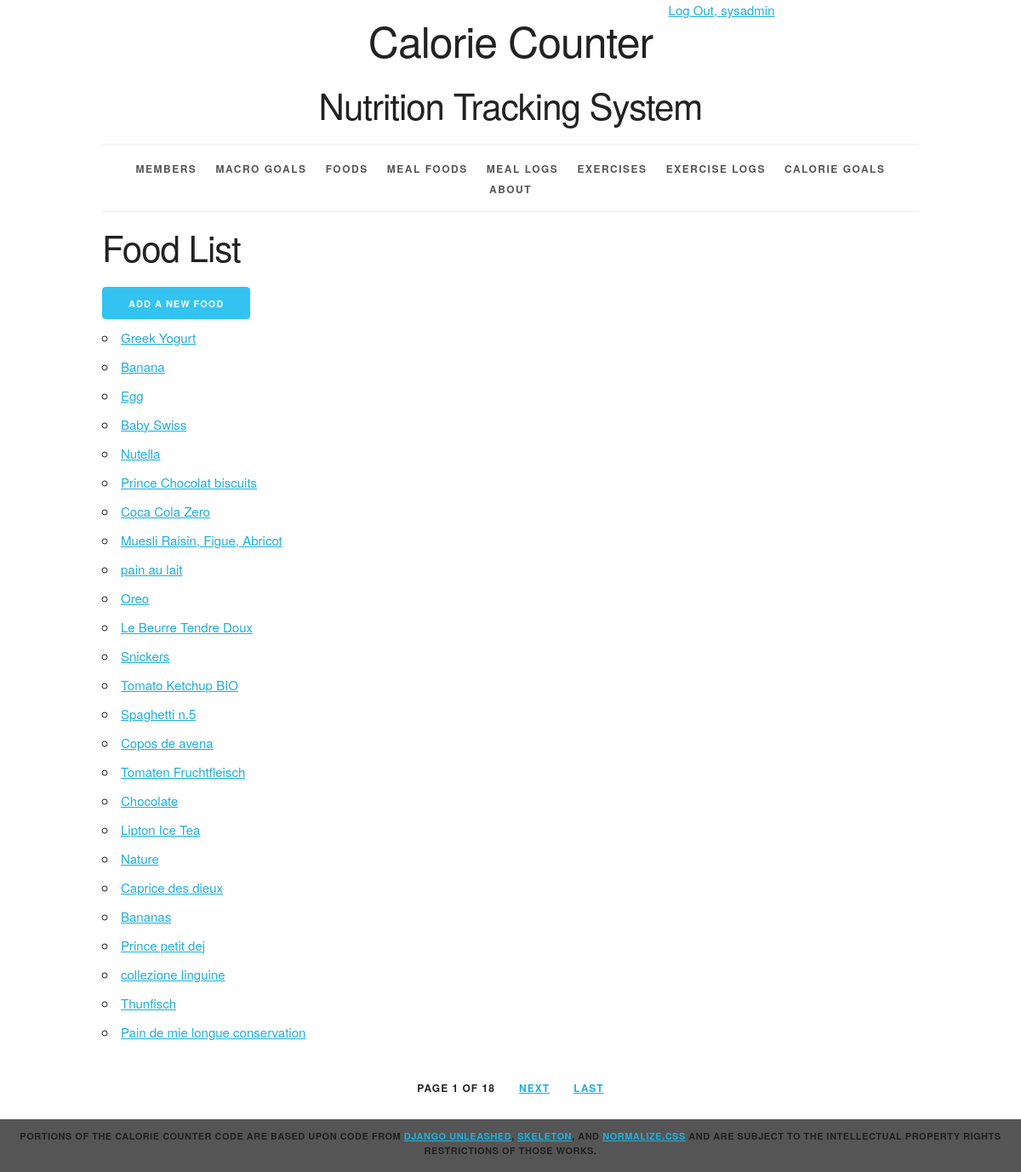
Page /food/ (signed in) on the committed database.
### calorie_counter/models.py (models this page shows, shortened)
class Food(models.Model):
    id = models.AutoField(primary_key=True)
    name = models.CharField(max_length=50)
    calories_per_serving = models.IntegerField()
    protein_grams = models.IntegerField()
    carbohydrates_grams = models.IntegerField()
    fat_grams = models.IntegerField()
    def __str__(self):
        return '%s' % self.name
    def get_absolute_url(self):
        return reverse('calorie_counter_food_detail_urlpattern',
                       kwargs={'pk': self.pk}
                       )
    class Meta:
        constraints = [
            models.UniqueConstraint(fields=['name'], name='unique_food')
        ]

### calorie_counter/views.py (the view)
class FoodList(LoginRequiredMixin, PermissionRequiredMixin, PageLinksMixin, ListView):
    paginate_by = 25
    model = Food
    permission_required = 'calorie_counter.view_food'

### calorie_counter/utils.py (called while the page is built)
    def _page_urls(self, page_number):
        return "?{pkw}={n}".format(
            pkw=self.page_kwarg,
            n=page_number)

    def first_page(self, page):
        if page.number > 1:
            return self._page_urls(1)
        return None

    def previous_page(self, page):
        if (page.has_previous()
                and page.number > 2):
            return self._page_urls(
                page.previous_page_number())
        return None

    def next_page(self, page):
        last_page = page.paginator.num_pages
        if (page.has_next()
                and page.number < last_page - 1):
            return self._page_urls(
                page.next_page_number())
        return None

    def last_page(self, page):
        last_page = page.paginator.num_pages
        if page.number < last_page:
            return self._page_urls(last_page)
        return None

    def get_context_data(self, **kwargs):
        context = super().get_context_data(
            **kwargs)
        page = context.get('page_obj')
        if page is not None:
            context.update({
                'first_page_url':
                    self.first_page(page),
                'previous_page_url':
                    self.previous_page(page),
                'next_page_url':
                    self.next_page(page),
                'last_page_url':
                    self.last_page(page),
            })
        return context

### calorie_counter/templates/calorie_counter/food_list.html (shortened to what this page needs)
{%  extends 'calorie_counter/base.html' %}
{%  block content %}
    <h2> Food List </h2>
    <div>
        <a href="{% url 'calorie_counter_food_create_urlpattern' %}"
      class="button button-primary"> Add a new food</a>
    </div>
    <ul>
        {% for food in food_list %}
            <li>
                <a href="{{ food.get_absolute_url }}"> {{ food }} </a>
            </li>
        {%  empty   %}
            <li><em>There are currently no foods.</em></li>
        {% endfor %}
    </ul>
{%  endblock %}

### calorie_counter/templates/calorie_counter/base.html (shortened to what this page needs)
{% load static %}
<!DOCTYPE html>
<html lang="en">
<head>
    <link rel="stylesheet" type="text/css"
          href="{% static 'calorie_counter/normalize.css' %}">
    <link rel="stylesheet" type="text/css"
          href="{% static 'calorie_counter/skeleton.css' %}">
    <link rel="stylesheet" type="text/css"
          href="{% static 'calorie_counter/style.css' %}">
</head>
<body>
<div class="container">
    <div class="status row">
            <div class="offset-by-eight four columns">
                <ul class="inline">
                    {% if user.is_authenticated %}
                        <li><a href="{% url 'logout_urlpattern' %}">
                            Log Out, {{ user.get_username }}</a></li>
                    {% else %}
                        <li><a href="{% url 'login_urlpattern' %}">
                            Log In</a></li>
                    {% endif %}
                </ul>
            </div>
        </div>
    <header class = "row">
        <div class = "offset-by-one ten columns">
            <h1 class = "top-title">Calorie Counter</h1>
            <h2>Nutrition Tracking System</h2>
        </div>
    </header>
    <nav>
        <ul>
            {%  if perms.calorie_counter.view_member %}
            <li>
                <a href="{% url 'calorie_counter_member_list_urlpattern' %}">
                    Members</a></li>
            {% endif %}
            {%  if perms.calorie_counter.view_daily_macro_goal %}
            <li>
                <a href="{% url 'calorie_counter_daily_macro_goal_list_urlpattern' %}">
                    Macro Goals</a></li>
            {% endif %}
            {%  if perms.calorie_counter.view_food %}
            <li>
                <a href="{% url 'calorie_counter_food_list_urlpattern' %}">
                    Foods</a></li>
            {% endif %}
            {%  if perms.calorie_counter.view_mealfood %}
            <li>
                <a href="{% url 'calorie_counter_meal_food_list_urlpattern' %}">
                    Meal Foods</a></li>
            {% endif %}
            {%  if perms.calorie_counter.view_meallog %}
            <li>
                <a href="{% url 'calorie_counter_meal_log_list_urlpattern' %}">
                    Meal Logs</a></li>
            {% endif %}
            {%  if perms.calorie_counter.view_exercise %}
            <li>
                <a href="{% url 'calorie_counter_exercise_list_urlpattern' %}">
                    Exercises</a></li>
            {% endif %}
            {%  if perms.calorie_counter.view_exerciselog %}
            <li>
                <a href="{% url 'calorie_counter_exercise_log_list_urlpattern' %}">
                    Exercise Logs</a></li>
            {% endif %}
            {%  if perms.calorie_counter.view_caloriegoal %}
            <li>
                <a href="{% url 'calorie_counter_calorie_goal_list_urlpattern' %}">
                    Calorie Goals</a></li>
            {% endif %}
            {%  if perms.calorie_counter.view_dailymacrogoal %}
            <li>
                <a href="{% url 'about_urlpattern' %}">
                    About</a></li>
            {% endif %}
        </ul>
    </nav>
    <main>
        {% block content %}{% endblock %}
    </main>
    {% if is_paginated %}
        <div class="row">
            <div class="twelve columns">
                <ul class="pagination">
                    <li>
                        Page {{ page_obj.number }}
                        of {{ paginator.num_pages }}
                    </li>
                    {% if next_page_url %}
                        <li>
                            <a href="{{ next_page_url }}">
                                Next</a>
                        </li>
                    {% endif %}
                    {% if last_page_url %}
                        <li>
                            <a href="{{ last_page_url }}">
                                Last</a>
                        </li>
                    {% endif %}
                </ul>
            </div>
        </div>
    {% endif %}
</div>
<footer>
       <p>Portions of the Calorie Counter code are based upon code from
        <a href="https://django-unleashed.com">Django Unleashed</a>,
        <a href="http://getskeleton.com/">Skeleton</a>, and
        <a href="https://necolas.github.io/normalize.css/">Normalize.css</a> and
        are subject to the intellectual property rights restrictions of those works.
    </p>
</footer>
</body>
</html>

### calorie_counter/static/calorie_counter/skeleton.css (style rules this page uses)
.container { position: relative; width: 100%; max-width: 960px; margin: 0 auto; padding: 0 20px; box-sizing: border-box; }
.column, .columns { width: 100%; float: left; box-sizing: border-box; }
@media (min-width: 400px) { .container { width: 85%; padding: 0; } }
@media (min-width: 550px) { .container { width: 80%; } }
@media (min-width: 550px) { .column, .columns { margin-left: 4%; } }
@media (min-width: 550px) { .column:first-child, .columns:first-child { margin-left: 0; } }
@media (min-width: 550px) { .four.columns { width: 30.6666666667%; } }
@media (min-width: 550px) { .ten.columns { width: 82.6666666667%; } }
@media (min-width: 550px) { .twelve.columns { width: 100%; margin-left: 0; } }
@media (min-width: 550px) { .offset-by-one.column, .offset-by-one.columns { margin-left: 8.66666666667%; } }
@media (min-width: 550px) { .offset-by-eight.column, .offset-by-eight.columns { margin-left: 69.3333333333%; } }
html { font-size: 62.5%; }
body { font-size: 1.5em; line-height: 1.6; font-weight: 400; font-family: "Raleway", "HelveticaNeue", "Helvetica Neue", Helvetica, Arial, sans-serif; color: #222; }
h1, h2, h3, h4, h5, h6 { margin-top: 0; margin-bottom: 2rem; font-weight: 300; }
h1 { font-size: 4.0rem; line-height: 1.2; letter-spacing: -.1rem; }
h2 { font-size: 3.6rem; line-height: 1.25; letter-spacing: -.1rem; }
@media (min-width: 550px) { h1 { font-size: 5.0rem; } }
@media (min-width: 550px) { h2 { font-size: 4.2rem; } }
p { margin-top: 0; }
a { color: #1EAEDB; }
.button, button, input[type="submit"], input[type="reset"], input[type="button"] { display: inline-block; height: 38px; padding: 0 30px; color: #555; text-align: center; font-size: 11px; font-weight: 600; line-height: 38px; letter-spacing: .1rem; text-transform: uppercase; text-decoration: none; white-space: nowrap; background-color: transparent; border-radius: 4px; border: 1px solid #bbb; cursor: pointer; box-sizing: border-box; }
.button.button-primary, button.button-primary, input[type="submit"].button-primary, input[type="reset"].button-primary, input[type="button"].button-primary { color: #FFF; background-color: #33C3F0; border-color: #33C3F0; }
ul { list-style: circle inside; }
ol, ul { padding-left: 0; margin-top: 0; }
li { margin-bottom: 1rem; }
button, .button { margin-bottom: 1rem; }
pre, blockquote, dl, figure, table, p, ul, ol, form { margin-bottom: 2.5rem; }
.container:after, .row:after, .u-cf { content: ""; display: table; clear: both; }

### calorie_counter/static/calorie_counter/style.css (style rules this page uses)
html { height: 100%; background-color: #555; }
body { background-color: white; }
body>div>header { text-align: center;; }
header h1 { display: inline-block; font-weight: normal; font-style: normal; width: 100%; margin-top: 0; padding-top: 0; }
nav { border-top: 1px solid #eee; width: 100%; border-bottom: 1px solid #eee; margin: 0 0 1em; padding: 0; }
nav ul { margin: 0; padding: 1em 0; list-style-type: none; text-align: center; }
nav ul li { display: inline; padding: 0; margin: 0 0.25em; font-weight: 600; text-transform: uppercase; text-align: center; font-size: 1rem; letter-spacing: .10rem; }
@media (min-width: 400px) { nav ul li { letter-spacing: .15rem; font-size: 1.2rem; margin: 0 0.5em; } }
@media (min-width: 550px) { nav ul li { margin: 0 0.75em; } }
nav ul li a { color: #555; text-decoration: none; background-color: transparent; cursor: pointer; }
.inline { list-style-type: none; padding: 0; margin: 0 0 -0.5em; }
.inline li { display: inline; }
.pagination li { display: inline-block; padding: 0; margin: 0 1em; font-weight: 600; text-transform: uppercase; font-size: 1.2rem; letter-spacing: .10rem; }
.pagination { margin: 0; padding: 1em 0; list-style-type: none; text-align: center; }
body>footer { width: 100%; background-color: #555; font-size: 1.1rem; letter-spacing: .05rem; font-weight: 600; text-transform: uppercase; text-align: center; padding: 1em 0; margin: 1em 0; }
body>footer p { margin-bottom: 0.5rem; }

### rows in the picture
Food: name "Greek Yogurt"
Food: name "Banana"
Food: name "Egg"
Food: name "Baby Swiss"
Food: name "Nutella"
Food: name "Prince Chocolat biscuits"
Food: name "Coca Cola Zero"
Food: name "Muesli Raisin, Figue, Abricot"
Food: name "pain au lait"
Food: name "Oreo"
Food: name "Le Beurre Tendre Doux"
Food: name "Snickers"
Food: name "Tomato Ketchup BIO"
Food: name "Spaghetti n.5"
Food: name "Copos de avena"
Food: name "Tomaten Fruchtfleisch"
Food: name "Chocolate"
Food: name "Lipton Ice Tea"
Food: name "Nature"
Food: name "Caprice des dieux"
Food: name "Bananas"
Food: name "Prince petit dej"
Food: name "collezione linguine"
Food: name "Thunfisch"
Food: name "Pain de mie longue conservation"

### other values in the picture
{{ user.get_username }} "sysadmin"
{{ page_obj.number }} "1"
{{ paginator.num_pages }} "18"
